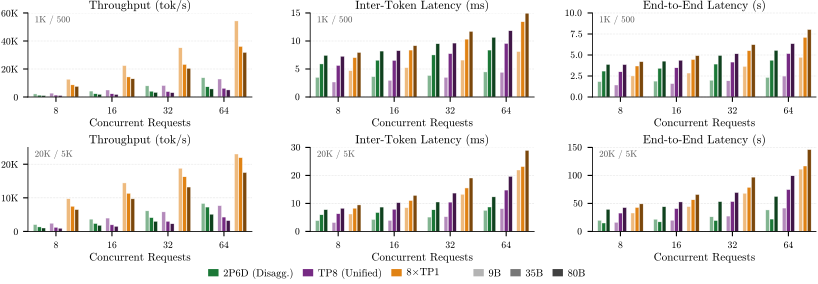

Recreate this plot in Python.
#!/usr/bin/env python3
"""
disagg_budget.py — 2×3 disaggregation budget comparison figure.
Row 0: 1K in / 500 out token pair
Row 1: 20K in / 5K out token pair
Cols:  Throughput (tok/s) | ITL (ms) | E2E Latency (s)

Configs (color): 2P6D (Disagg.), TP8 (Unified), 8×TP1 (Single GPU)
Models  (shade): 9B=light, 35B=base, 80B=dark — 9 bars per concurrency group.
"""

import matplotlib as mpl
import matplotlib.pyplot as plt
import matplotlib.patches as mpatches
from matplotlib.ticker import FuncFormatter
import matplotlib.colors as mc
import numpy as np
import pandas as pd
from pathlib import Path

mpl.rcParams.update({
    'text.usetex': False,
    'font.family': 'serif',
    'mathtext.fontset': 'cm',
    'font.serif': ['cmr10', 'Computer Modern Roman', 'DejaVu Serif'],
    'font.size': 8,
    'axes.labelsize': 8,
    'axes.titlesize': 8.5,
    'xtick.labelsize': 7,
    'ytick.labelsize': 7,
    'legend.fontsize': 7.5,
    'axes.linewidth': 0.6,
    'patch.linewidth': 0.4,
    'figure.dpi': 150,
    'axes.formatter.use_mathtext': True,
})

DATA_DIR = Path.home() / 'git/inference_poc/paper/fig/csv'
OUT_DIR  = Path.home() / 'git/inference_poc/paper/fig'

TOKEN_PAIRS = ['1000_500', '20000_5000']
INOUT_LABEL = {'1000_500': '1K / 500', '20000_5000': '20K / 5K'}

BUDGET_COLORS = {'2P6D': '#1b7837', 'TP8': '#762a83', 'TP1': '#e08214'}
BUDGET_LABELS = {'2P6D': '2P6D (Disagg.)', 'TP8': 'TP8 (Unified)', 'TP1': r'8$\times$TP1'}

MODELS       = ['9b', '35b', '80b']
MODEL_LABELS = {'9b': '9B', '35b': '35B', '80b': '80B'}
SHADE        = {'9b': 1.45, '35b': 1.0, '80b': 0.55}
SHADE_REF    = '#777777'

METRICS    = ['tps', 'itl', 'e2e']
COL_TITLES = ['Throughput (tok/s)', 'Inter-Token Latency (ms)', 'End-to-End Latency (s)']

CONFIG_GAP = 0.07
TOTAL_SPAN = 0.82
BAR_WIDTH  = (TOTAL_SPAN - 2 * CONFIG_GAP) / 9

_half = (9 * BAR_WIDTH + 2 * CONFIG_GAP) / 2
OFFSETS = [
    -_half + (ci * CONFIG_GAP) + (ci * 3 + mi + 0.5) * BAR_WIDTH
    for ci in range(3) for mi in range(3)
]


def shade_color(hex_color, factor):
    rgb = np.array(mc.to_rgb(hex_color))
    if factor >= 1:
        return tuple(np.clip(rgb + (1 - rgb) * (factor - 1), 0, 1))
    return tuple(np.clip(rgb * factor, 0, 1))


def parse_col(col):
    p = col.split('_')
    model = p[1]
    if any(c in col for c in ('2P6D', '4P4D', '6P2D')):
        config, token_pair = p[5], f'{p[3]}_{p[4]}'
    else:
        config, token_pair = f'TP{p[3]}', f'{p[4]}_{p[5]}'
    return config, model, token_pair


def load(path):
    df = pd.read_csv(path)
    return df[[c for c in df.columns if c.strip() and not c.startswith('Unnamed')]]


def fix_ylim(ax):
    """Snap y upper limit to the first major tick strictly above the tallest bar."""
    ax.set_ylim(bottom=0)
    if not ax.patches:
        return
    data_max = max(p.get_height() for p in ax.patches)
    if data_max <= 0:
        return
    ticks = sorted(t for t in ax.get_yticks() if t >= 0)
    above = [t for t in ticks if t > data_max]
    if above:
        ax.set_ylim(0, above[0])
    elif len(ticks) >= 2:
        step = ticks[-1] - ticks[-2]
        ax.set_ylim(0, ticks[-1] + step)
    else:
        ax.set_ylim(0, data_max * 1.25)


def tps_fmt(v, _):
    if v == 0:
        return '0'
    return f'{v/1000:g}K' if v >= 1000 else f'{v:.0f}'


def plot_row(axes, files, color_map, token_pair):
    configs = list(color_map.keys())
    for ax, metric in zip(axes, METRICS):
        df     = load(files[metric])
        x_cats = list(df['concurrency'].values)
        x_pos  = np.arange(len(x_cats))

        for ci, config in enumerate(configs):
            for mi, model in enumerate(MODELS):
                col = next(
                    (c for c in df.columns
                     if c != 'concurrency'
                     and parse_col(c) == (config, model, token_pair)),
                    None,
                )
                if col is None:
                    continue
                ax.bar(
                    x_pos + OFFSETS[ci * 3 + mi],
                    df[col].values,
                    width=BAR_WIDTH * 0.90,
                    color=shade_color(color_map[config], SHADE[model]),
                    edgecolor='white', linewidth=0.3, zorder=2,
                )

        ax.set_xticks(x_pos)
        ax.set_xticklabels([str(v) for v in x_cats])
        ax.set_xlim(-0.5, len(x_cats) - 0.5)
        ax.spines[['top', 'right']].set_visible(False)
        ax.grid(axis='y', color='#cccccc', linestyle=':', linewidth=0.4, zorder=0)
        ax.set_axisbelow(True)
        if metric == 'tps':
            ax.yaxis.set_major_formatter(FuncFormatter(tps_fmt))
        fix_ylim(ax)

    for ax in axes:
        ax.text(0.03, 0.97, INOUT_LABEL[token_pair],
                transform=ax.transAxes,
                va='top', ha='left', fontsize=6.5,
                color='#555555', style='italic', zorder=5)


BUDGET_FILES = {m: DATA_DIR / f'disagg_budget_{m}.csv' for m in METRICS}

fig, axes = plt.subplots(2, 3, figsize=(8.5, 3.0))

for row_idx, tp in enumerate(TOKEN_PAIRS):
    plot_row(axes[row_idx], BUDGET_FILES, BUDGET_COLORS, tp)

for row_axes in axes:
    for ax, title in zip(row_axes, COL_TITLES):
        ax.set_title(title, pad=3)
    for ax in row_axes:
        ax.set_xlabel('Concurrent Requests', labelpad=2)

fig.subplots_adjust(
    left=0.065, right=0.995,
    top=0.93,   bottom=0.20,
    hspace=0.60, wspace=0.26,
)

h, l = [], []
for cfg, color in BUDGET_COLORS.items():
    h.append(mpatches.Patch(facecolor=shade_color(color, SHADE['35b']), edgecolor='none'))
    l.append(BUDGET_LABELS[cfg])
h.append(mpatches.Patch(visible=False)); l.append('')
for model in MODELS:
    h.append(mpatches.Patch(facecolor=shade_color(SHADE_REF, SHADE[model]), edgecolor='none'))
    l.append(MODEL_LABELS[model])

fig.legend(h, l,
           ncol=7, frameon=False,
           handlelength=1.0, handletextpad=0.45, columnspacing=0.9,
           loc='lower center', bbox_to_anchor=(0.5, 0.01))

p = OUT_DIR / 'disagg_budget.pdf'
fig.savefig(p, bbox_inches='tight', pad_inches=0, dpi=300)
print(f'Saved: {p}')
